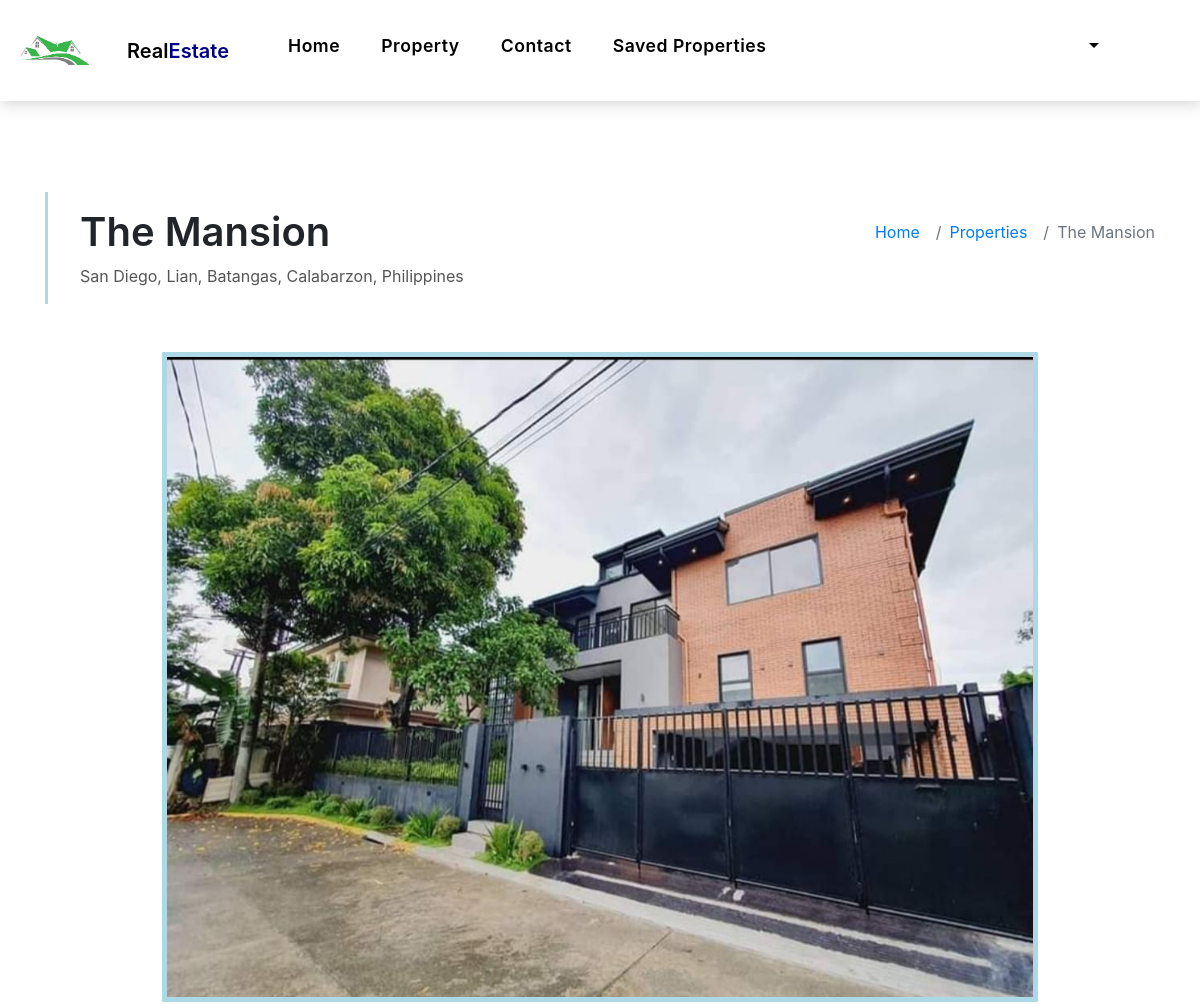
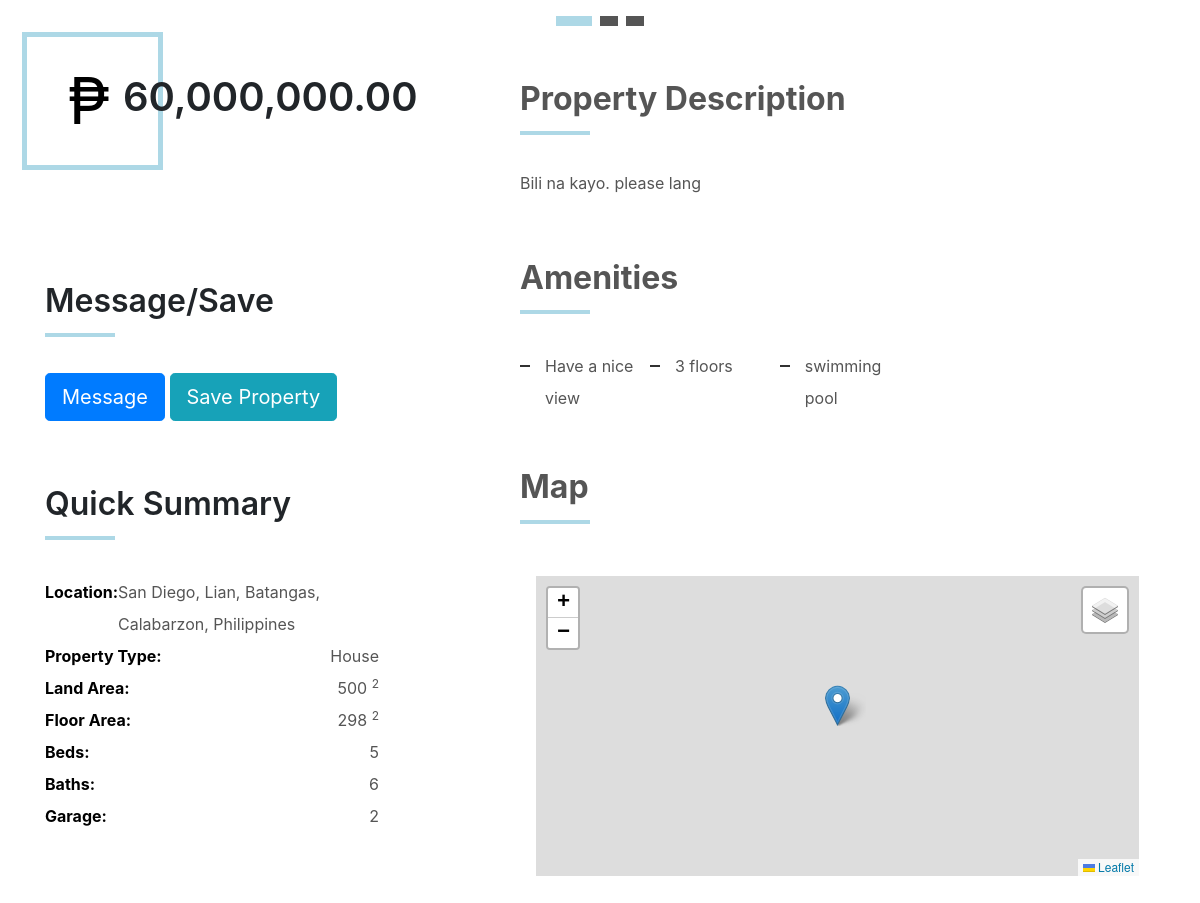
Screenshot of /Customer/property-single.php?id=RS-0000010 (signed in) with the database file from the repository (2 pictures, top to bottom).
### tables this page shows
CREATE TABLE `seller_property` (
  `id` varchar(150) NOT NULL,
  `title` varchar(150) NOT NULL,
  `more_info` text NOT NULL,
  `price` float NOT NULL,
  `sqm` float NOT NULL,
  `type` varchar(50) NOT NULL,
  `approved` varchar(5) NOT NULL,
  `status` varchar(10) NOT NULL,
  `seller_id` int(11) NOT NULL,
  `latitude` varchar(150) NOT NULL,
  `longitude` varchar(150) NOT NULL,
  `location` varchar(150) NOT NULL,
  `bedroom` int(11) NOT NULL,
  `garages` int(11) NOT NULL,
  `cr` int(11) NOT NULL,
  `image` text NOT NULL,
  `date` date NOT NULL,
  `floor_sqm` float NOT NULL
);

CREATE TABLE `seller_property_photos` (
  `id` int(11) NOT NULL,
  `property_id` varchar(150) NOT NULL,
  `photos` text NOT NULL
);

CREATE TABLE `amenities` (
  `id` int(11) NOT NULL,
  `property_id` varchar(100) NOT NULL,
  `amenities` varchar(100) NOT NULL
);

### Customer/property-single.php (the view, shortened to what this page needs)
<?php require_once 'header.php';
global $con;
if (isset($_GET["id"])) {
    $property_id = $_GET["id"];
    $sql = "SELECT `title`, `more_info`, `price`, `sqm`, `type`, `approved`, `status`, `seller_id`, `latitude`, `longitude`, `location`, `bedroom`, `garages`, `cr`, seller_property.image, `date`, sl.name as Name,floor_sqm FROM `seller_property`
    INNER JOIN seller_login as sl ON seller_property.seller_id = sl.id
    INNER JOIN seller_property_photos as sp ON seller_property.id = sp.property_id
    WHERE seller_property.id = '$property_id'";
    $result = $con->query($sql);
    $row = $result->fetch_assoc();
    $price = $row["price"];
    $_price = number_format($price,2);
    $q = "SELECT `photos` FROM `seller_property_photos` WHERE `property_id` = '$property_id'";
    $r = $con->query($q);
    $q1 = "SELECT * FROM `amenities` WHERE `property_id` = '$property_id'";
    $r1 = $con->query($q1);
}
?>
<link rel="stylesheet" href="https://unpkg.com/leaflet@1.9.3/dist/leaflet.css"
 />
<body>
    <main id="main">
        <section class="intro-single">
            <div class="container">
                <?php
                                if ($result->num_rows > 0) {
                                    $row = $result->fetch_assoc();
                            ?>
                <div class="row">
                    <div class="col-md-12 col-lg-8">
                        <div class="title-single-box">
                            <?php
                            echo '<h1 class="title-single">'.$row["title"].'</h1>';
                            echo '<span class="color-text-a">'.$row["location"].'</span>';
                            ?>
                        </div>
                    </div>
                    <div class="col-md-12 col-lg-4">
                        <nav aria-label="breadcrumb" class="breadcrumb-box d-flex justify-content-lg-end">
                            <ol class="breadcrumb">
                                <li class="breadcrumb-item">
                                    <a href="index.php">Home</a>
                                </li>
                                <li class="breadcrumb-item">
                                    <a href="property-grid.php">Properties</a>
                                </li>
                                <li class="breadcrumb-item active" aria-current="page">
                                    <?php
                                    echo $row["title"];
                                    ?>
                                </li>
                            </ol>
                        </nav>
                    </div>
                </div>
                <?php
                    }
                ?>
            </div>
        </section>
        <section class="property-single nav-arrow-b">
            <div class="container">
                <div class="row justify-content-center">
                    <div class="col-lg-12">
                        <div id="property-single-carousel" class="swiper">
                            <div class="swiper-wrapper">
                                <?php
                                if ($r->num_rows > 0) {
                                    while($ro = $r->fetch_assoc()){;
                                        ?>
                                <div class="carousel-item-a swiper-slide d-flex justify-content-center">
                                    <?php
                                    echo '<img src="'.$ro["photos"].'" alt="">';
                                    ?>
                                </div>
                                <?php
                                }}
                                ?>
                            </div>
                        </div>
                        <div class="property-single-carousel-pagination carousel-pagination"></div>
                    </div>
                </div>
                <div class="row">
                    <div class="col-sm-12">
                        <?php
                                if ($result->num_rows > 0) {
                            ?>
                        <div class="row justify-content-between">
                            <div class="col-md-5 col-lg-4">
                                <div class="property-price d-flex justify-content-center foo">
                                    <div class="card-header-c d-flex">
                                        <div class="card-box-ico">
                                            <span>₱</span>
                                        </div>
                                        <br><br>
                                        <div class="card-title-c align-self-center">
                                            <?php
                                                echo '<h5 class="title-c">'.$_price.'</h5>';
                                                ?>
                                        </div>
                                    </div>
                                </div>
                                <br><br>
                                <div>
                                    <div class="title-box-d section-t4">
                                        <h3 class="title-d"> Message/Save</h3>
                                    </div>
                                    <button class="btn btn-primary btn-lg">
                                        Message
                                    </button>
                                    <button id="add_to_list" data-id="<?php echo $property_id; ?>"
                                        class="btn btn-info btn-lg">
                                        Save Property
                                    </button>
                                </div>
                                <div class="property-summary">
                                    <div class="row">
                                        <div class="col-sm-12">
                                            <div class="title-box-d section-t4">
                                                <h3 class="title-d">Quick Summary</h3>
                                            </div>
                                        </div>
                                    </div>
                                    <div class="summary-list">
                                        <ul class="list">
                                            <?php
                                            echo '
                                            <li class="d-flex justify-content-between">
                                                <strong>Location: </strong>
                                                <span>' .$row["location"].'</span>
                                            </li>
                                            <li class="d-flex justify-content-between">
                                                <strong>Property Type:</strong>
                                                <span>'.$row["type"].'</span>
                                            </li>
                                            <li class="d-flex justify-content-between">
                                                <strong>Land Area:</strong>
                                                <span>'.$row["sqm"].'
                                                    <sup>2</sup>
                                                </span>
                                            </li>
                                            <li class="d-flex justify-content-between">
                                            <strong>Floor Area:</strong>
                                            <span>'.$row["floor_sqm"].'
                                                <sup>2</sup>
                                            </span>
                                        </li>
                                            <li class="d-flex justify-content-between">
                                                <strong>Beds:</strong>
                                                <span>'.$row["bedroom"].'</span>
                                            </li>
                                            <li class="d-flex justify-content-between">
                                                <strong>Baths:</strong>
                                                <span>'.$row["cr"].'</span>
                                            </li>
                                            <li class="d-flex justify-content-between">
                                                <strong>Garage:</strong>
                                                <span>'.$row["garages"].'</span>
                                            </li>';
                                            ?>
                                        </ul>
                                    </div>
                                </div>
                            </div>
                            <div class="col-md-7 col-lg-7 section-md-t3">
                                <div class="row">
                                    <div class="col-sm-12">
                                        <div class="title-box-d">
                                            <br><br>
                                            <h3 class="title-d color-text-a" style="font-weight: bold;">Property
                                                Description</h3>
                                        </div>
                                    </div>
                                </div>
                                <div class="property-description">
                                    <?php
                                echo '<p class="description color-text-a">'.$row["more_info"].'
                                </p>' ;
                                ?>
                                </div>
                                <div class="row section-t3">
                                    <div class="col-sm-12">
                                        <div class="title-box-d">
                                            <h3 class="title-d color-text-a" style="font-weight: bold;">Amenities</h3>
                                        </div>
                                    </div>
                                </div>
                                <div class="amenities-list color-text-a">
                                    <ul class="list-a no-margin">
                                        <?php
                                if ($r1->num_rows > 0) {
                                    while($roww = $r1->fetch_assoc()){;
                                    echo '<li>'.$roww['amenities'].'</li>';
                                }}
                                else{
                                    echo '<p class="description color-text-a"> No amenities listed </p>';
                                }
                                ?>
                                    </ul>
                                </div>
                                <div class="row section-t3">
                                    <div class="col-sm-12">
                                        <div class="title-box-d">
                                            <h3 class="title-d color-text-a" style="font-weight: bold;">Map
                                            </h3>
                                        </div>
                                    </div>
                                </div>
                                <div class="modal-body">
                                    <div id="locmap"></div>
                                </div>
                            </div>
                        </div>
                        <?php
                                }
                        ?>
                    </div>
                </div>
            </div>
        </section>
        <br><br><br>
    </main>
    </html>
    <?php include 'footer.php'; ?>

### Customer/assets/css/style.css (style rules this page uses)
body { font-family: "Poppins", sans-serif; color: #555555; }
h1, h2, h3, h4, h5, h6 { color: #000000; }
a { color: #000000; text-decoration: none; transition: all 0.5s ease; }
.color-text-a { text-decoration: none; color: #555555; }
.no-margin { margin: 0; }
.list-a { text-decoration: none; display: inline-block; line-height: 2; padding: 0; list-style: none; }
.list-a li { position: relative; width: 50%; float: left; padding-left: 25px; padding-right: 5px; }
@media (min-width: 992px) { .list-a li { width: 33.333%; } }
.list-a li:before { content: ""; width: 10px; height: 2px; position: absolute; background-color: #313131; top: 15px; left: 0; }
.section-t4 { padding-top: 4rem; }
.section-t3 { padding-top: 3rem; }
.title-box-d { padding-bottom: 1.8rem; margin-bottom: 1rem; position: relative; }
.title-box-d .title-d { font-weight: 600; font-size: 2rem; }
.title-box-d .title-d:after { content: ""; position: absolute; width: 70px; height: 4px; background-color: #ADD8E6; bottom: 20px; left: 0; }
.carousel-pagination { margin-top: 10px; text-align: center; }
.btn { transition: 0.5s ease; }
.carousel-item-a img { border: 5px solid #ADD8E6; height: 650px; }
.intro-single { padding: 12rem 0 3rem; }
.intro-single .title-single-box { padding: 1rem 0 1rem 2rem; }
.intro-single .title-single-box { border-left: 3px solid #ADD8E6; }
.intro-single .title-single-box .title-single { font-weight: 600; font-size: 2.2rem; }
@media (min-width: 768px) { .intro-single .title-single-box .title-single { font-size: 2.1rem; } }
@media (min-width: 992px) { .intro-single .title-single-box .title-single { font-size: 2.5rem; } }
.intro-single .breadcrumb-box { padding: 1rem 0 0 0.5rem; }
.intro-single .breadcrumb { background-color: transparent; padding-right: 0; padding-left: 0; }
.property-price { margin: 0 auto; }
.property-price .card-header-c { padding: 0; }
.summary-list { padding-right: 1rem; color: #000000; }
.summary-list .list { padding: 0; line-height: 2; }
.summary-list .list span { color: #555555; }
.card-header-c { padding: 0 1rem 1rem 1rem; }
.card-box-ico { padding: 1rem 3rem 1rem 2.5rem; border: 5px solid #ADD8E6; }
.card-box-ico span { font-size: 4rem; color: #000000; }
.title-c { font-size: 2.5rem; font-weight: 600; margin-left: -40px; }
@media (min-width: 768px) { .title-c { font-size: 1.8rem; } }
@media (min-width: 992px) { .title-c { font-size: 2.5rem; } }

### Customer/property-single.php (style rules this page uses)
#locmap { height: 300px; width: 100%; z-index: 1; }

### rows the page displays
seller_property: title "The Mansion", location "San Diego, Lian, Batangas, Calabarzon, Philippines", price "60,000,000.00", type "House", sqm "500", floor_sqm "298", bedroom "5", cr "6", garages "2", more_info "Bili na kayo. please lang"
seller_property_photos: photos (picture)
amenities: amenities "Have a nice view"
amenities: amenities "3 floors"
amenities: amenities "swimming pool"
